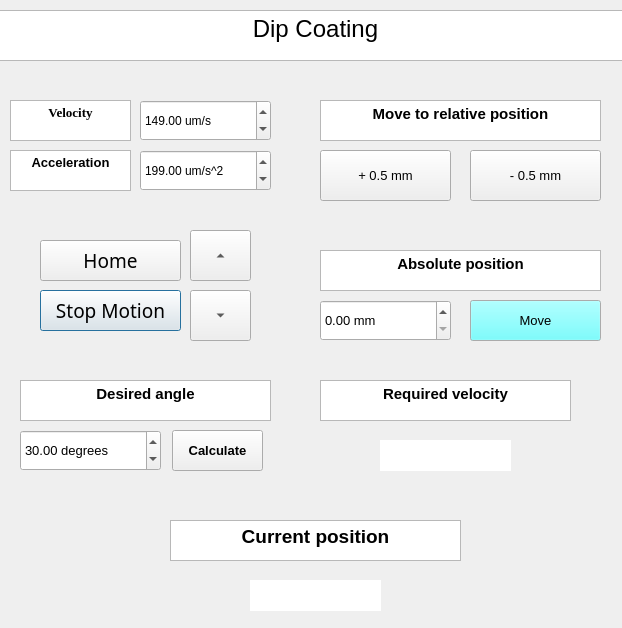
<?xml version="1.0" encoding="UTF-8"?>
<ui version="4.0">
 <class>Dialog</class>
 <widget class="QDialog" name="Dialog">
  <property name="geometry">
   <rect>
    <x>0</x>
    <y>0</y>
    <width>622</width>
    <height>628</height>
   </rect>
  </property>
  <property name="windowTitle">
   <string>Dialog</string>
  </property>
  <widget class="QTextBrowser" name="Title">
   <property name="geometry">
    <rect>
     <x>-20</x>
     <y>10</y>
     <width>671</width>
     <height>51</height>
    </rect>
   </property>
   <property name="html">
    <string>&lt;!DOCTYPE HTML PUBLIC &quot;-//W3C//DTD HTML 4.0//EN&quot; &quot;http://www.w3.org/TR/REC-html40/strict.dtd&quot;&gt;
&lt;html&gt;&lt;head&gt;&lt;meta name=&quot;qrichtext&quot; content=&quot;1&quot; /&gt;&lt;style type=&quot;text/css&quot;&gt;
p, li { white-space: pre-wrap; }
&lt;/style&gt;&lt;/head&gt;&lt;body style=&quot; font-family:'MS Shell Dlg 2'; font-size:7.8pt; font-weight:400; font-style:normal;&quot;&gt;
&lt;p align=&quot;center&quot; style=&quot; margin-top:0px; margin-bottom:0px; margin-left:0px; margin-right:0px; -qt-block-indent:0; text-indent:0px;&quot;&gt;&lt;span style=&quot; font-size:18pt;&quot;&gt;Dip Coating&lt;/span&gt;&lt;/p&gt;&lt;/body&gt;&lt;/html&gt;</string>
   </property>
  </widget>
  <widget class="QTextBrowser" name="textBrowser">
   <property name="geometry">
    <rect>
     <x>10</x>
     <y>100</y>
     <width>121</width>
     <height>41</height>
    </rect>
   </property>
   <property name="font">
    <font>
     <family>Times New Roman</family>
     <pointsize>10</pointsize>
    </font>
   </property>
   <property name="html">
    <string>&lt;!DOCTYPE HTML PUBLIC &quot;-//W3C//DTD HTML 4.0//EN&quot; &quot;http://www.w3.org/TR/REC-html40/strict.dtd&quot;&gt;
&lt;html&gt;&lt;head&gt;&lt;meta name=&quot;qrichtext&quot; content=&quot;1&quot; /&gt;&lt;style type=&quot;text/css&quot;&gt;
p, li { white-space: pre-wrap; }
&lt;/style&gt;&lt;/head&gt;&lt;body style=&quot; font-family:'Times New Roman'; font-size:10pt; font-weight:400; font-style:normal;&quot;&gt;
&lt;p align=&quot;center&quot; style=&quot; margin-top:0px; margin-bottom:0px; margin-left:0px; margin-right:0px; -qt-block-indent:0; text-indent:0px;&quot;&gt;&lt;span style=&quot; font-family:'MS Shell Dlg 2'; font-weight:600;&quot;&gt;Velocity&lt;/span&gt;&lt;/p&gt;&lt;/body&gt;&lt;/html&gt;</string>
   </property>
  </widget>
  <widget class="QTextBrowser" name="textBrowser_4">
   <property name="geometry">
    <rect>
     <x>10</x>
     <y>150</y>
     <width>121</width>
     <height>41</height>
    </rect>
   </property>
   <property name="html">
    <string>&lt;!DOCTYPE HTML PUBLIC &quot;-//W3C//DTD HTML 4.0//EN&quot; &quot;http://www.w3.org/TR/REC-html40/strict.dtd&quot;&gt;
&lt;html&gt;&lt;head&gt;&lt;meta name=&quot;qrichtext&quot; content=&quot;1&quot; /&gt;&lt;style type=&quot;text/css&quot;&gt;
p, li { white-space: pre-wrap; }
&lt;/style&gt;&lt;/head&gt;&lt;body style=&quot; font-family:'MS Shell Dlg 2'; font-size:7.8pt; font-weight:400; font-style:normal;&quot;&gt;
&lt;p align=&quot;center&quot; style=&quot; margin-top:0px; margin-bottom:0px; margin-left:0px; margin-right:0px; -qt-block-indent:0; text-indent:0px;&quot;&gt;&lt;span style=&quot; font-size:10pt; font-weight:600;&quot;&gt;Acceleration&lt;/span&gt;&lt;/p&gt;&lt;/body&gt;&lt;/html&gt;</string>
   </property>
  </widget>
  <widget class="QPushButton" name="stopmotion">
   <property name="geometry">
    <rect>
     <x>40</x>
     <y>290</y>
     <width>141</width>
     <height>41</height>
    </rect>
   </property>
   <property name="font">
    <font>
     <family>Arial Unicode MS</family>
     <pointsize>14</pointsize>
    </font>
   </property>
   <property name="text">
    <string>Stop Motion</string>
   </property>
  </widget>
  <widget class="QPushButton" name="home">
   <property name="geometry">
    <rect>
     <x>40</x>
     <y>240</y>
     <width>141</width>
     <height>41</height>
    </rect>
   </property>
   <property name="font">
    <font>
     <family>Arial Unicode MS</family>
     <pointsize>14</pointsize>
    </font>
   </property>
   <property name="text">
    <string>Home</string>
   </property>
  </widget>
  <widget class="QTextBrowser" name="textBrowser_5">
   <property name="geometry">
    <rect>
     <x>320</x>
     <y>250</y>
     <width>281</width>
     <height>41</height>
    </rect>
   </property>
   <property name="palette">
    <palette>
     <active>
      <colorrole role="Button">
       <brush brushstyle="SolidPattern">
        <color alpha="255">
         <red>170</red>
         <green>0</green>
         <blue>0</blue>
        </color>
       </brush>
      </colorrole>
     </active>
     <inactive>
      <colorrole role="Button">
       <brush brushstyle="SolidPattern">
        <color alpha="255">
         <red>170</red>
         <green>0</green>
         <blue>0</blue>
        </color>
       </brush>
      </colorrole>
     </inactive>
     <disabled>
      <colorrole role="Button">
       <brush brushstyle="SolidPattern">
        <color alpha="255">
         <red>170</red>
         <green>0</green>
         <blue>0</blue>
        </color>
       </brush>
      </colorrole>
     </disabled>
    </palette>
   </property>
   <property name="html">
    <string>&lt;!DOCTYPE HTML PUBLIC &quot;-//W3C//DTD HTML 4.0//EN&quot; &quot;http://www.w3.org/TR/REC-html40/strict.dtd&quot;&gt;
&lt;html&gt;&lt;head&gt;&lt;meta name=&quot;qrichtext&quot; content=&quot;1&quot; /&gt;&lt;style type=&quot;text/css&quot;&gt;
p, li { white-space: pre-wrap; }
&lt;/style&gt;&lt;/head&gt;&lt;body style=&quot; font-family:'MS Shell Dlg 2'; font-size:7.8pt; font-weight:400; font-style:normal;&quot;&gt;
&lt;p align=&quot;center&quot; style=&quot; margin-top:0px; margin-bottom:0px; margin-left:0px; margin-right:0px; -qt-block-indent:0; text-indent:0px;&quot;&gt;&lt;span style=&quot; font-size:11pt; font-weight:600; color:#000000;&quot;&gt;Absolute position&lt;/span&gt;&lt;/p&gt;&lt;/body&gt;&lt;/html&gt;</string>
   </property>
  </widget>
  <widget class="QDoubleSpinBox" name="velocity_value">
   <property name="geometry">
    <rect>
     <x>140</x>
     <y>100</y>
     <width>131</width>
     <height>41</height>
    </rect>
   </property>
   <property name="font">
    <font>
     <pointsize>9</pointsize>
    </font>
   </property>
   <property name="suffix">
    <string> um/s</string>
   </property>
   <property name="decimals">
    <number>2</number>
   </property>
   <property name="maximum">
    <double>250.000000000000000</double>
   </property>
   <property name="singleStep">
    <double>0.500000000000000</double>
   </property>
   <property name="value">
    <double>149.000000000000000</double>
   </property>
  </widget>
  <widget class="QToolButton" name="up_free">
   <property name="geometry">
    <rect>
     <x>190</x>
     <y>230</y>
     <width>61</width>
     <height>51</height>
    </rect>
   </property>
   <property name="text">
    <string>...</string>
   </property>
   <property name="arrowType">
    <enum>Qt::UpArrow</enum>
   </property>
  </widget>
  <widget class="QToolButton" name="down_free">
   <property name="geometry">
    <rect>
     <x>190</x>
     <y>290</y>
     <width>61</width>
     <height>51</height>
    </rect>
   </property>
   <property name="text">
    <string>...</string>
   </property>
   <property name="arrowType">
    <enum>Qt::DownArrow</enum>
   </property>
  </widget>
  <widget class="QDoubleSpinBox" name="acceleration_value">
   <property name="geometry">
    <rect>
     <x>140</x>
     <y>150</y>
     <width>131</width>
     <height>41</height>
    </rect>
   </property>
   <property name="font">
    <font>
     <pointsize>9</pointsize>
    </font>
   </property>
   <property name="suffix">
    <string> um/s^2</string>
   </property>
   <property name="decimals">
    <number>2</number>
   </property>
   <property name="maximum">
    <double>300.000000000000000</double>
   </property>
   <property name="singleStep">
    <double>0.050000000000000</double>
   </property>
   <property name="value">
    <double>199.000000000000000</double>
   </property>
  </widget>
  <widget class="QDoubleSpinBox" name="absolute_position">
   <property name="geometry">
    <rect>
     <x>320</x>
     <y>300</y>
     <width>131</width>
     <height>41</height>
    </rect>
   </property>
   <property name="font">
    <font>
     <pointsize>10</pointsize>
    </font>
   </property>
   <property name="suffix">
    <string> mm</string>
   </property>
   <property name="decimals">
    <number>2</number>
   </property>
   <property name="maximum">
    <double>21.000000000000000</double>
   </property>
   <property name="singleStep">
    <double>1.000000000000000</double>
   </property>
   <property name="value">
    <double>0.000000000000000</double>
   </property>
  </widget>
  <widget class="QPushButton" name="up_PR">
   <property name="geometry">
    <rect>
     <x>320</x>
     <y>150</y>
     <width>131</width>
     <height>51</height>
    </rect>
   </property>
   <property name="font">
    <font>
     <pointsize>10</pointsize>
    </font>
   </property>
   <property name="text">
    <string>+ 0.5 mm</string>
   </property>
  </widget>
  <widget class="QPushButton" name="down_PR">
   <property name="geometry">
    <rect>
     <x>470</x>
     <y>150</y>
     <width>131</width>
     <height>51</height>
    </rect>
   </property>
   <property name="font">
    <font>
     <pointsize>10</pointsize>
    </font>
   </property>
   <property name="text">
    <string>- 0.5 mm</string>
   </property>
  </widget>
  <widget class="QTextBrowser" name="textBrowser_6">
   <property name="geometry">
    <rect>
     <x>320</x>
     <y>100</y>
     <width>281</width>
     <height>41</height>
    </rect>
   </property>
   <property name="html">
    <string>&lt;!DOCTYPE HTML PUBLIC &quot;-//W3C//DTD HTML 4.0//EN&quot; &quot;http://www.w3.org/TR/REC-html40/strict.dtd&quot;&gt;
&lt;html&gt;&lt;head&gt;&lt;meta name=&quot;qrichtext&quot; content=&quot;1&quot; /&gt;&lt;style type=&quot;text/css&quot;&gt;
p, li { white-space: pre-wrap; }
&lt;/style&gt;&lt;/head&gt;&lt;body style=&quot; font-family:'MS Shell Dlg 2'; font-size:7.8pt; font-weight:400; font-style:normal;&quot;&gt;
&lt;p align=&quot;center&quot; style=&quot; margin-top:0px; margin-bottom:0px; margin-left:0px; margin-right:0px; -qt-block-indent:0; text-indent:0px;&quot;&gt;&lt;span style=&quot; font-size:11pt; font-weight:600;&quot;&gt;Move to relative position&lt;/span&gt;&lt;/p&gt;&lt;/body&gt;&lt;/html&gt;</string>
   </property>
  </widget>
  <widget class="QPushButton" name="move_PA">
   <property name="geometry">
    <rect>
     <x>470</x>
     <y>300</y>
     <width>131</width>
     <height>41</height>
    </rect>
   </property>
   <property name="palette">
    <palette>
     <active>
      <colorrole role="Button">
       <brush brushstyle="SolidPattern">
        <color alpha="255">
         <red>85</red>
         <green>255</green>
         <blue>255</blue>
        </color>
       </brush>
      </colorrole>
     </active>
     <inactive>
      <colorrole role="Button">
       <brush brushstyle="SolidPattern">
        <color alpha="255">
         <red>85</red>
         <green>255</green>
         <blue>255</blue>
        </color>
       </brush>
      </colorrole>
     </inactive>
     <disabled>
      <colorrole role="Button">
       <brush brushstyle="SolidPattern">
        <color alpha="255">
         <red>85</red>
         <green>255</green>
         <blue>255</blue>
        </color>
       </brush>
      </colorrole>
     </disabled>
    </palette>
   </property>
   <property name="font">
    <font>
     <pointsize>10</pointsize>
    </font>
   </property>
   <property name="cursor">
    <cursorShape>ArrowCursor</cursorShape>
   </property>
   <property name="text">
    <string>Move</string>
   </property>
  </widget>
  <widget class="QLabel" name="label">
   <property name="enabled">
    <bool>true</bool>
   </property>
   <property name="geometry">
    <rect>
     <x>-30</x>
     <y>-130</y>
     <width>711</width>
     <height>781</height>
    </rect>
   </property>
   <property name="autoFillBackground">
    <bool>true</bool>
   </property>
   <property name="text">
    <string/>
   </property>
   <property name="pixmap">
    <pixmap>backgorund.jpg</pixmap>
   </property>
   <property name="scaledContents">
    <bool>false</bool>
   </property>
   <property name="wordWrap">
    <bool>false</bool>
   </property>
  </widget>
  <widget class="QTextBrowser" name="textBrowser_8">
   <property name="geometry">
    <rect>
     <x>170</x>
     <y>520</y>
     <width>291</width>
     <height>41</height>
    </rect>
   </property>
   <property name="palette">
    <palette>
     <active>
      <colorrole role="Button">
       <brush brushstyle="SolidPattern">
        <color alpha="255">
         <red>170</red>
         <green>0</green>
         <blue>0</blue>
        </color>
       </brush>
      </colorrole>
     </active>
     <inactive>
      <colorrole role="Button">
       <brush brushstyle="SolidPattern">
        <color alpha="255">
         <red>170</red>
         <green>0</green>
         <blue>0</blue>
        </color>
       </brush>
      </colorrole>
     </inactive>
     <disabled>
      <colorrole role="Button">
       <brush brushstyle="SolidPattern">
        <color alpha="255">
         <red>170</red>
         <green>0</green>
         <blue>0</blue>
        </color>
       </brush>
      </colorrole>
     </disabled>
    </palette>
   </property>
   <property name="html">
    <string>&lt;!DOCTYPE HTML PUBLIC &quot;-//W3C//DTD HTML 4.0//EN&quot; &quot;http://www.w3.org/TR/REC-html40/strict.dtd&quot;&gt;
&lt;html&gt;&lt;head&gt;&lt;meta name=&quot;qrichtext&quot; content=&quot;1&quot; /&gt;&lt;style type=&quot;text/css&quot;&gt;
p, li { white-space: pre-wrap; }
&lt;/style&gt;&lt;/head&gt;&lt;body style=&quot; font-family:'MS Shell Dlg 2'; font-size:7.8pt; font-weight:400; font-style:normal;&quot;&gt;
&lt;p align=&quot;center&quot; style=&quot; margin-top:0px; margin-bottom:0px; margin-left:0px; margin-right:0px; -qt-block-indent:0; text-indent:0px;&quot;&gt;&lt;span style=&quot; font-size:14pt; font-weight:600; color:#000000;&quot;&gt;Current position&lt;/span&gt;&lt;/p&gt;&lt;/body&gt;&lt;/html&gt;</string>
   </property>
  </widget>
  <widget class="QTextBrowser" name="textBrowser_7">
   <property name="geometry">
    <rect>
     <x>20</x>
     <y>380</y>
     <width>251</width>
     <height>41</height>
    </rect>
   </property>
   <property name="palette">
    <palette>
     <active>
      <colorrole role="Button">
       <brush brushstyle="SolidPattern">
        <color alpha="255">
         <red>170</red>
         <green>0</green>
         <blue>0</blue>
        </color>
       </brush>
      </colorrole>
     </active>
     <inactive>
      <colorrole role="Button">
       <brush brushstyle="SolidPattern">
        <color alpha="255">
         <red>170</red>
         <green>0</green>
         <blue>0</blue>
        </color>
       </brush>
      </colorrole>
     </inactive>
     <disabled>
      <colorrole role="Button">
       <brush brushstyle="SolidPattern">
        <color alpha="255">
         <red>170</red>
         <green>0</green>
         <blue>0</blue>
        </color>
       </brush>
      </colorrole>
     </disabled>
    </palette>
   </property>
   <property name="html">
    <string>&lt;!DOCTYPE HTML PUBLIC &quot;-//W3C//DTD HTML 4.0//EN&quot; &quot;http://www.w3.org/TR/REC-html40/strict.dtd&quot;&gt;
&lt;html&gt;&lt;head&gt;&lt;meta name=&quot;qrichtext&quot; content=&quot;1&quot; /&gt;&lt;style type=&quot;text/css&quot;&gt;
p, li { white-space: pre-wrap; }
&lt;/style&gt;&lt;/head&gt;&lt;body style=&quot; font-family:'MS Shell Dlg 2'; font-size:7.8pt; font-weight:400; font-style:normal;&quot;&gt;
&lt;p align=&quot;center&quot; style=&quot; margin-top:0px; margin-bottom:0px; margin-left:0px; margin-right:0px; -qt-block-indent:0; text-indent:0px;&quot;&gt;&lt;span style=&quot; font-size:11pt; font-weight:600;&quot;&gt;Desired angle&lt;/span&gt;&lt;/p&gt;&lt;/body&gt;&lt;/html&gt;</string>
   </property>
  </widget>
  <widget class="QDoubleSpinBox" name="angle">
   <property name="geometry">
    <rect>
     <x>20</x>
     <y>430</y>
     <width>141</width>
     <height>41</height>
    </rect>
   </property>
   <property name="font">
    <font>
     <pointsize>10</pointsize>
    </font>
   </property>
   <property name="suffix">
    <string> degrees</string>
   </property>
   <property name="decimals">
    <number>2</number>
   </property>
   <property name="maximum">
    <double>90.000000000000000</double>
   </property>
   <property name="value">
    <double>30.000000000000000</double>
   </property>
  </widget>
  <widget class="QTextBrowser" name="textBrowser_9">
   <property name="geometry">
    <rect>
     <x>320</x>
     <y>380</y>
     <width>251</width>
     <height>41</height>
    </rect>
   </property>
   <property name="palette">
    <palette>
     <active>
      <colorrole role="Button">
       <brush brushstyle="SolidPattern">
        <color alpha="255">
         <red>170</red>
         <green>0</green>
         <blue>0</blue>
        </color>
       </brush>
      </colorrole>
     </active>
     <inactive>
      <colorrole role="Button">
       <brush brushstyle="SolidPattern">
        <color alpha="255">
         <red>170</red>
         <green>0</green>
         <blue>0</blue>
        </color>
       </brush>
      </colorrole>
     </inactive>
     <disabled>
      <colorrole role="Button">
       <brush brushstyle="SolidPattern">
        <color alpha="255">
         <red>170</red>
         <green>0</green>
         <blue>0</blue>
        </color>
       </brush>
      </colorrole>
     </disabled>
    </palette>
   </property>
   <property name="html">
    <string>&lt;!DOCTYPE HTML PUBLIC &quot;-//W3C//DTD HTML 4.0//EN&quot; &quot;http://www.w3.org/TR/REC-html40/strict.dtd&quot;&gt;
&lt;html&gt;&lt;head&gt;&lt;meta name=&quot;qrichtext&quot; content=&quot;1&quot; /&gt;&lt;style type=&quot;text/css&quot;&gt;
p, li { white-space: pre-wrap; }
&lt;/style&gt;&lt;/head&gt;&lt;body style=&quot; font-family:'MS Shell Dlg 2'; font-size:7.8pt; font-weight:400; font-style:normal;&quot;&gt;
&lt;p align=&quot;center&quot; style=&quot; margin-top:0px; margin-bottom:0px; margin-left:0px; margin-right:0px; -qt-block-indent:0; text-indent:0px;&quot;&gt;&lt;span style=&quot; font-size:11pt; font-weight:600;&quot;&gt;Required velocity&lt;/span&gt;&lt;/p&gt;&lt;/body&gt;&lt;/html&gt;</string>
   </property>
  </widget>
  <widget class="QLabel" name="current_position">
   <property name="geometry">
    <rect>
     <x>250</x>
     <y>580</y>
     <width>131</width>
     <height>31</height>
    </rect>
   </property>
   <property name="font">
    <font>
     <pointsize>10</pointsize>
    </font>
   </property>
   <property name="styleSheet">
    <string notr="true">background-color: white;</string>
   </property>
   <property name="text">
    <string/>
   </property>
  </widget>
  <widget class="QLabel" name="required_velocity">
   <property name="geometry">
    <rect>
     <x>380</x>
     <y>440</y>
     <width>131</width>
     <height>31</height>
    </rect>
   </property>
   <property name="font">
    <font>
     <pointsize>10</pointsize>
    </font>
   </property>
   <property name="styleSheet">
    <string notr="true">background-color: white;</string>
   </property>
   <property name="text">
    <string/>
   </property>
  </widget>
  <widget class="QPushButton" name="pushButton">
   <property name="geometry">
    <rect>
     <x>172</x>
     <y>430</y>
     <width>91</width>
     <height>41</height>
    </rect>
   </property>
   <property name="font">
    <font>
     <pointsize>10</pointsize>
     <weight>75</weight>
     <bold>true</bold>
    </font>
   </property>
   <property name="text">
    <string>Calculate</string>
   </property>
  </widget>
  <widget class="QLabel" name="label_2">
   <property name="enabled">
    <bool>true</bool>
   </property>
   <property name="geometry">
    <rect>
     <x>510</x>
     <y>520</y>
     <width>101</width>
     <height>101</height>
    </rect>
   </property>
   <property name="autoFillBackground">
    <bool>true</bool>
   </property>
   <property name="text">
    <string/>
   </property>
   <property name="pixmap">
    <pixmap>logo_lpd_2.png</pixmap>
   </property>
   <property name="scaledContents">
    <bool>true</bool>
   </property>
   <property name="wordWrap">
    <bool>false</bool>
   </property>
  </widget>
  <zorder>label</zorder>
  <zorder>Title</zorder>
  <zorder>textBrowser</zorder>
  <zorder>textBrowser_4</zorder>
  <zorder>stopmotion</zorder>
  <zorder>home</zorder>
  <zorder>textBrowser_5</zorder>
  <zorder>velocity_value</zorder>
  <zorder>up_free</zorder>
  <zorder>down_free</zorder>
  <zorder>acceleration_value</zorder>
  <zorder>absolute_position</zorder>
  <zorder>up_PR</zorder>
  <zorder>down_PR</zorder>
  <zorder>textBrowser_6</zorder>
  <zorder>move_PA</zorder>
  <zorder>textBrowser_8</zorder>
  <zorder>textBrowser_7</zorder>
  <zorder>angle</zorder>
  <zorder>textBrowser_9</zorder>
  <zorder>current_position</zorder>
  <zorder>required_velocity</zorder>
  <zorder>pushButton</zorder>
  <zorder>label_2</zorder>
 </widget>
 <resources/>
 <connections/>
</ui>
